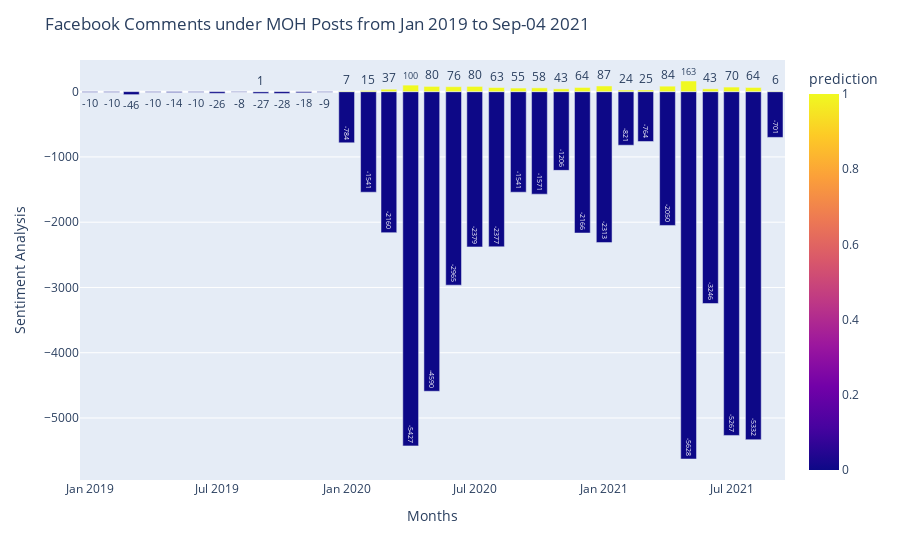

Notebook cell for this chart:
### Code cell
fig = px.bar(sentiment_mth, x='monthyear', 
                        y='counts', color='prediction', barmode = 'relative',
                        text="counts")
fig.update_layout({"title": 'Facebook Comments under MOH Posts from Jan 2019 to Sep-04 2021',
                   "xaxis": {"title":"Months"},
                   "yaxis": {"title":"Sentiment Analysis"}})
fig.update_traces(textposition='auto')

fig.show()

### Figure 1 — Plotly figure (JSON) as saved in the notebook; plotly's stock layout.template omitted (floating-point values rounded to 4 significant figures)
{"data": [{"alignmentgroup": "True", "hovertemplate": "monthyear=%{x}<br>counts=%{text}<br>prediction=%{marker.color}<extra></extra>", "legendgroup": "", "marker": {"color": [0, 0, 0, 0, 0, 0, 0, 0, 0, 1, 0, 0, 0, 0, 1, 0, 1, 0, 1, 0, 1, 0, 1, 0, 1, 0, 1, 0, 1, 0, 1, 0, 1, 0, 1, 0, 1, 0, 1, 0, 1, 0, 1, 0, 1, 0, 1, 0, 1, 0, 1, 0, 1, 0, 1], "coloraxis": "coloraxis"}, "name": "", "offsetgroup": "", "orientation": "v", "showlegend": false, "text": [-10, -10, -46, -10, -14, -10, -26, -8, -27, 1, -28, -18, -9, -784, 7, -1541, 15, -2160, 37, -5427, 100, -4590, 80, -2965, 76, -2379, 80, -2377, 63, -1541, 55, -1571, 58, -1206, 43, -2166, 64, -2313, 87, -821, 24, -764, 25, -2050, 84, -5628, 163, -3246, 43, -5267, 70, -5332, 64, -701, 6], "textposition": "auto", "type": "bar", "x": ["2019-01", "2019-02", "2019-03", "2019-04", "2019-05", "2019-06", "2019-07", "2019-08", "2019-09", "2019-09", "2019-10", "2019-11", "2019-12", "2020-01", "2020-01", "2020-02", "2020-02", "2020-03", "2020-03", "2020-04", "2020-04", "2020-05", "2020-05", "2020-06", "2020-06", "2020-07", "2020-07", "2020-08", "2020-08", "2020-09", "2020-09", "2020-10", "2020-10", "2020-11", "2020-11", "2020-12", "2020-12", "2021-01", "2021-01", "2021-02", "2021-02", "2021-03", "2021-03", "2021-04", "2021-04", "2021-05", "2021-05", "2021-06", "2021-06", "2021-07", "2021-07", "2021-08", "2021-08", "2021-09", "2021-09"], "xaxis": "x", "y": [-10, -10, -46, -10, -14, -10, -26, -8, -27, 1, -28, -18, -9, -784, 7, -1541, 15, -2160, 37, -5427, 100, -4590, 80, -2965, 76, -2379, 80, -2377, 63, -1541, 55, -1571, 58, -1206, 43, -2166, 64, -2313, 87, -821, 24, -764, 25, -2050, 84, -5628, 163, -3246, 43, -5267, 70, -5332, 64, -701, 6], "yaxis": "y"}], "layout": {"barmode": "relative", "coloraxis": {"colorbar": {"title": {"text": "prediction"}}, "colorscale": [[0, "#0d0887"], [0.1111, "#46039f"], [0.2222, "#7201a8"], [0.3333, "#9c179e"], [0.4444, "#bd3786"], [0.5556, "#d8576b"], [0.6667, "#ed7953"], [0.7778, "#fb9f3a"], [0.8889, "#fdca26"], [1, "#f0f921"]]}, "legend": {"tracegroupgap": 0}, "margin": {"t": 60}, "title": {"text": "Facebook Comments under MOH Posts from Jan 2019 to Sep-04 2021"}, "xaxis": {"anchor": "y", "domain": [0, 1], "title": {"text": "Months"}}, "yaxis": {"anchor": "x", "domain": [0, 1], "title": {"text": "Sentiment Analysis"}}}}
